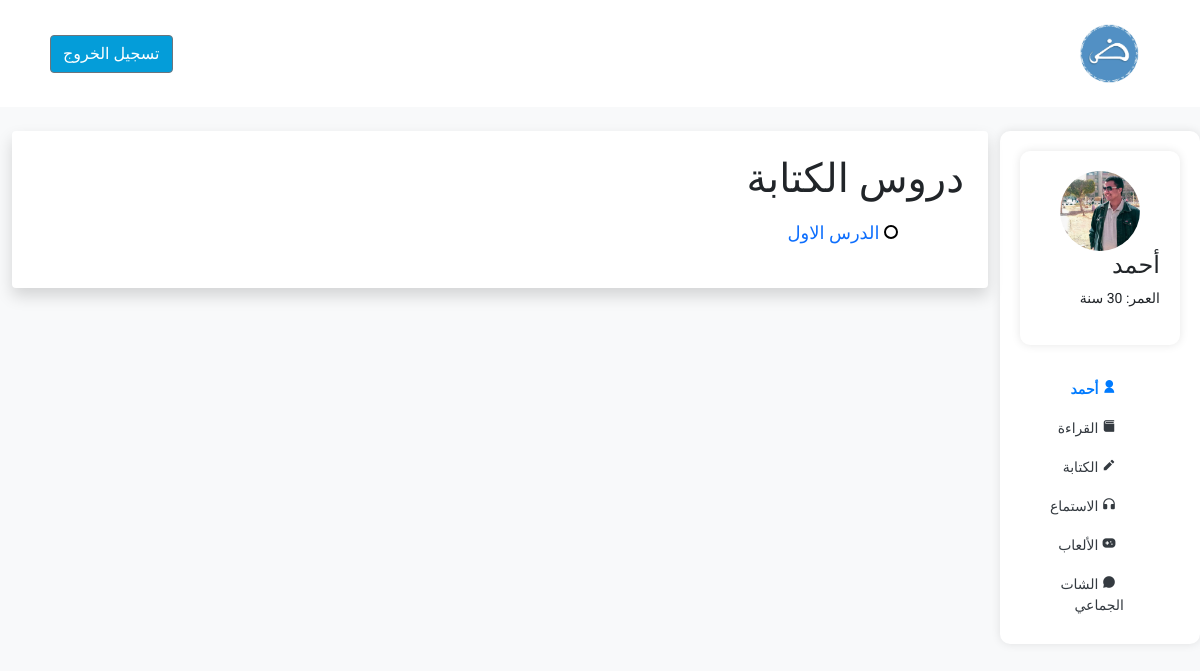
Page /lessons/writting/ (signed in) on the earlier database version.
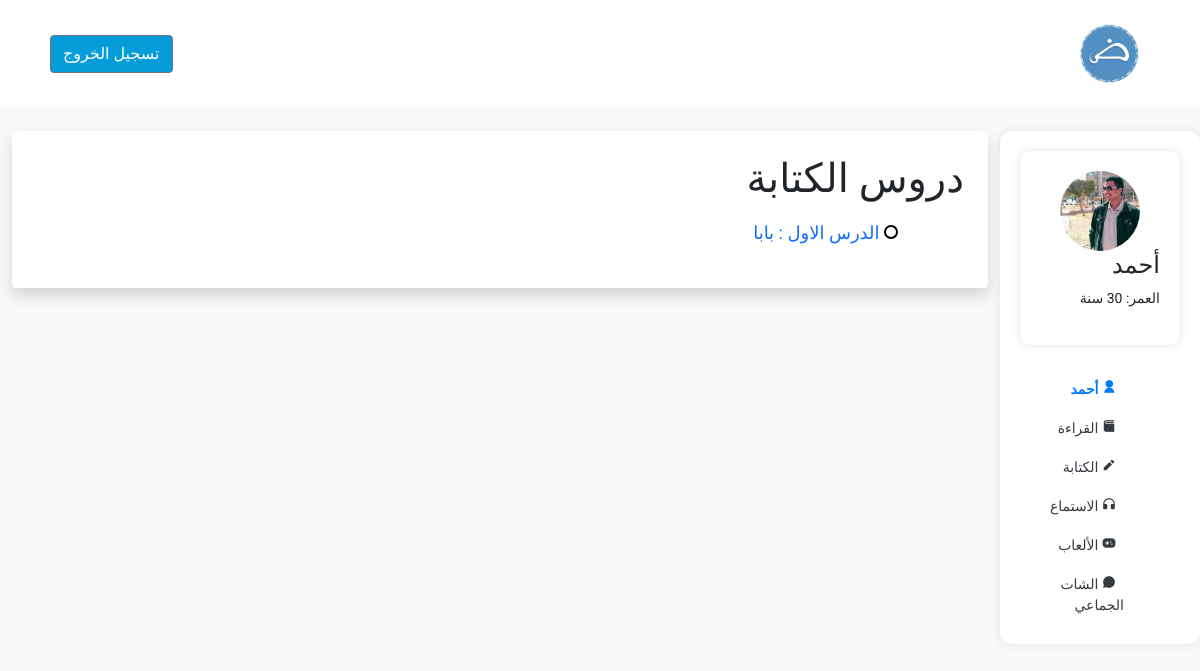
Same page on the later database version.
### lessons/models.py (models this page shows, shortened)
class Lesson(models.Model):
    title = models.CharField(max_length=255)
    video_link = models.FileField(upload_to=vid_upload, blank=True, null=True)
    lesson_type = models.CharField(choices=[('reading', 'قراءة'), ('listening', 'استماع'), ('writing', 'كتابة')], max_length=20)
    completed_by_users = models.ManyToManyField(CustomUser, through='UserLessonCompletion')

### lessons/views.py (the view)
# urls.py: path('writting/', writing_lessons, name='writting'),
@login_required
def writing_lessons(request):
    writing_lessons = Lesson.objects.filter(lesson_type='writing')
    context = {'lessons': writing_lessons}
    return render(request, 'lessons/writing_lessons.html', context)

### lessons/templates/lessons/writing_lessons.html (shortened to what this page needs)
{% extends 'base.html' %}
{% load static %}
{% block content %}
<div class="container-fluid mt-4">
    <div class="row">
        <div class="col-md-3 col-lg-2 d-md-block sidebar">
            <div class="user-profile mb-4">
                <img src="/media/{{ request.user.image }}" alt="User Image" />
                <div>
                    <h4>{{ request.user.fname }}</h4>
                    <p>العمر: 30 سنة</p>
                </div>
            </div>
        <ul class="nav flex-column">
            <li class="nav-item">
              <a class="nav-link active" href="{%url 'base'%}">
                <i class="ri-user-fill me-2"></i>
                {{ request.user.fname }}
              </a>
            </li>
            <li class="nav-item">
              <a class="nav-link" href="{%url 'lessons:reading'%}">
                <i class="ri-book-3-fill me-2"></i>
                القراءة
              </a>
            </li>
            <li class="nav-item">
              <a class="nav-link" href="{%url 'lessons:writting'%}">
                <i class="ri-pencil-fill me-2"></i>
                الكتابة
              </a>
            </li>
            <li class="nav-item">
              <a class="nav-link" href="{%url 'lessons:listening'%}">
                <i class="ri-headphone-fill me-2"></i>
                الاستماع
              </a>
            </li>
            <li class="nav-item">
              <a class="nav-link" href="{% url 'games:game' %}">
                <i class="ri-gamepad-fill me-2"></i>
                الألعاب
              </a>
            </li>
            <li class="nav-item">
              <a class="nav-link" href="{% url 'chat:chat_room' %}">
                <i class="ri-chat-3-fill me-2"></i>
                الشات الجماعي
              </a>
            </li>
          </ul></div>
        <div class="col-md-9 col-lg-10">
            <div class="user-profile p-4 bg-white shadow rounded">
                <h1>دروس الكتابة</h1>
               <ul class="nav flex-column">
                    {% for lesson in lessons %}
                        <li class="nav-item lesson-item {% if lesson.is_completed %}lesson-completed{% else %}lesson-not-completed{% endif %}">
                            <a class="nav-link" href="{% url 'lessons:lesson_detail' lesson_id=lesson.id %}">
                                <div class="lesson-circle"></div>
                                {{ lesson.title }}
                            </a>
                        </li>
                    {% endfor %}
                </ul>
            </div>
        </div>
    </div>
</div>
{% endblock content %}

Differences in the rows shown:
no longer on this page (row edited): Lesson: title "الدرس الاول"
now on this page (row edited): Lesson: title "الدرس الاول : بابا"
